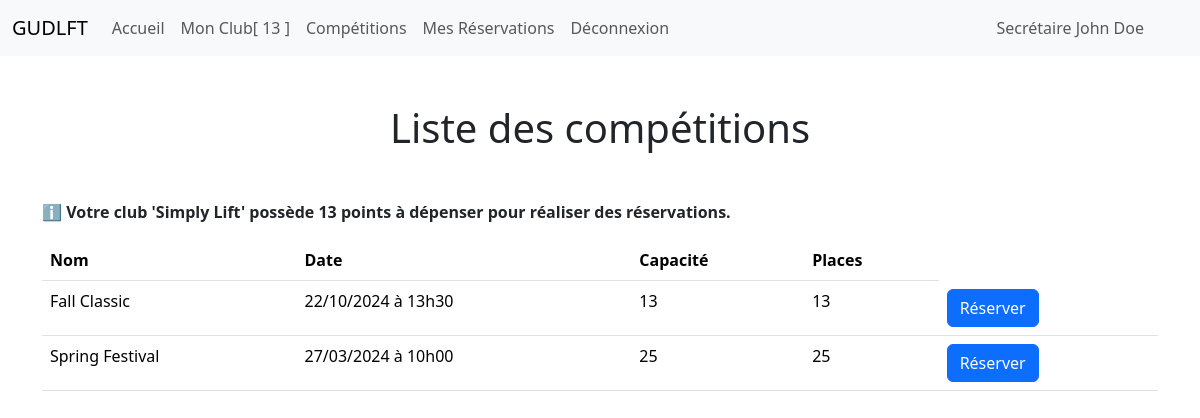
Screenshot of /competitions/ (signed in) with the database file from the repository.
### club_app/models/club.py (models this page shows, shortened)
class Club(db.Model, CrudMixin):
    id = db.Column(db.Integer, primary_key=True)
    secretary_id = db.Column(
        db.Integer, db.ForeignKey("user.id"), nullable=True, unique=True
    )
    name = db.Column(db.String(128), nullable=False, unique=True)
    points = db.Column(db.Integer, default=10, nullable=False)
    is_activated = db.Column(db.Boolean, default=True)
    created_time = db.Column(db.DateTime, default=datetime.utcnow)

### authentication_app/models/user.py (models this page shows, shortened)
class User(db.Model, CrudMixin, UserMixin):
    IMAGE_PATH = "img/profile_photo/"
    id = db.Column(db.Integer, primary_key=True)
    role = db.Column(db.Enum("admin", "secretary"), nullable=False)
    first_name = db.Column(db.String(128), nullable=False)
    last_name = db.Column(db.String(128), nullable=False)
    birthdate = db.Column(db.Date, nullable=False)
    email = db.Column(db.String(128), unique=True, nullable=False)
    password = db.Column(db.String(128), nullable=True)
    is_activated = db.Column(db.Boolean, default=True)
    image = db.Column(db.String(255), nullable=True)
    token = db.Column(db.String(100), nullable=True, unique=True)
    token_expiration_date = db.Column(db.DateTime, nullable=True)
    created_time = db.Column(db.DateTime, default=datetime.utcnow)
    @property
    def is_admin(self) -> bool:
        return self.role == "admin"

### competition_app/models/competition.py (models this page shows, shortened)
class Competition(db.Model, CrudMixin):
    id = db.Column(db.Integer, primary_key=True)
    name = db.Column(db.String(128), nullable=False, unique=True)
    start_date = db.Column(db.DateTime, nullable=False)
    capacity = db.Column(db.Integer, default=50, nullable=False)
    created_time = db.Column(db.DateTime, default=datetime.utcnow())
    @property
    def start_date_formatter(self) -> str:
        return self.start_date.strftime("%d/%m/%Y à %Hh%M")
    @property
    def has_started(self) -> bool:
        if self.start_date > datetime.utcnow():
            return False
        return True
    @property
    def remaining_spots(self) -> int:
        reserved_spots = (
            db.session.query(func.sum(Reservation.number_of_spots))
            .filter_by(competition_id=self.id)
            .scalar()
            or 0
        )
        return self.capacity - reserved_spots
    @property
    def is_full(self) -> bool:
        if self.remaining_spots > 0:
            return False
        return True

### competition_app/views/authenticated.py (the view, shortened to what this page needs)
class ListCompetitions(MethodView):
    decorators = [login_required]
    def get(self):
        competitions = Competition.query.order_by(Competition.start_date.desc()).all()
        club = Club.query.filter_by(secretary_id=current_user.id).first()
        return render_template(
            "list_competitions.html", competitions=competitions, club=club
        )

### competition_app/templates/list_competitions.html (shortened to what this page needs)
{% extends "base.html" %}
{% block content %}
    {% if current_user.is_admin %}
        <h1 class="my-5 text-center">Liste des compétitions [Admin]</h1>
        <p>
            <a class="btn btn-primary" href="{{url_for('competition_app_admin.create_competition')}}">
                Ajouter une compétition
            </a>
        </p>
    {% else %}
        <h1 class="my-5 text-center">Liste des compétitions</h1>
    {% endif %}
    {% if club %}
        <p class="fw-bold">ℹ️ Votre club '{{club.name}}' possède {{club.points}} {{"points" if club.points>0 else "point"}} à dépenser pour réaliser des réservations.</p>
    {% endif %}
    <div class="row">
        {% if current_user.is_admin %}
            <div class="d-none d-lg-block">
                <table class="table table-hover">
                    <thead>
                        <tr>
                            <th scope="col">ID</th>
                            <th scope="col">Nom</th>
                            <th scope="col" >Date</th>
                            <th scope="col">Capacité</th>
                            <th scope="col">Places</th>
                        </tr>
                    </thead>
                    <tbody>
                        {% for competition in competitions %}
                            <tr>
                                <th scope="row">{{ competition.id }}</th>
                                <td>{{ competition.name }}</td>
                                <td>{{ competition.start_date_formatter }}</td>
                                <td>{{ competition.capacity }}</td>
                                <td>{{ competition.remaining_spots }}</td>
                                <td>
                                    <a role="button" class="btn btn-danger btn-sm" href="{{ url_for('competition_app_admin.delete_competition_confirmation',id=competition.id) }}">
                                        Supprimer
                                    </a>
                                </td>
                            </tr>
                        {% endfor %}
                    </tbody>
                </table>
            </div>
            <div class="d-lg-none">
                <table class="table table-hover">
                    <thead>
                    <tr>
                        <th scope="col">Nom</th>
                        <th scope="col">Places</th>
                    </tr>
                    </thead>
                    <tbody>
                        {% for competition in competitions %}
                        <tr>
                            <td>{{ competition.name }}</td>
                            <td>{{ competition.remaining_spots }}</td>
                            <td>
                                <a title="Supprimer" role="button" class="btn" href="{{ url_for('competition_app_admin.delete_competition_confirmation',id=competition.id) }}">
                                    ❌
                                </a>
                            </td>
                        </tr>
                        {% endfor %}
                    </tbody>
                </table>
            </div>
        {% else %}
            <div class="d-none d-lg-block">
                <table class="table table-hover">
                    <thead>
                        <tr>
                            <th scope="col">Nom</th>
                            <th scope="col" >Date</th>
                            <th scope="col">Capacité</th>
                            <th scope="col">Places</th>
                        </tr>
                    </thead>
                    <tbody>
                        {% for competition in competitions %}
                            {% if not competition.has_started and not competition.is_full %}
                                <tr>
                                    <td>{{ competition.name }}</td>
                                    <td>{{ competition.start_date_formatter }}</td>
                                    <td>{{ competition.capacity }}</td>
                                    <td>{{ competition.remaining_spots }}</td>
                                    {% if club %}
                                        <td><a href="{{url_for('competition_app_authenticated.create_reservation', id=competition.id)}}" role="button" class="btn btn-primary">Réserver</a></td>
                                    {% endif %}
                                </tr>
                            {% endif %}
                        {% endfor %}
                    </tbody>
                </table>
            </div>
        {% endif %}
    </div>
{% endblock %}

### templates/partials/nav.html (shortened to what this page needs)
<nav class="navbar navbar-expand-lg bg-body-tertiary">
    <div class="container-fluid">
        <a class="navbar-brand" href="{{url_for('club_app_public.list_clubs')}}">GUDLFT</a>
      <div class="collapse navbar-collapse" id="navbarNavAltMarkup">
        <div class="navbar-nav">
          <a class="nav-link" aria-current="page" href="{{url_for('club_app_public.list_clubs')}}">
            Accueil
          </a>
          {%  if current_user.is_authenticated %}
            {% if not current_user.is_admin  %}
              {% if club %}
                <a class="nav-link" href="{{url_for('club_app_authenticated.my_club')}}">Mon Club[ {{club.points}} ]</a>
              {% else %}
                <a class="nav-link" href="{{url_for('club_app_authenticated.my_club')}}">Mon Club</a>
              {% endif %}
              <a class="nav-link" href="{{ url_for('competition_app_authenticated.list_competitions') }}">Compétitions</a>
              <a class="nav-link" href="{{ url_for('competition_app_authenticated.list_reservations')}}">Mes Réservations</a>
            {% endif %}
            <a class="nav-link" href="{{url_for('authentication_app_public.logout')}}">Déconnexion</a>
          {% else %}
            <a class="nav-link" href="{{url_for('authentication_app_public.login')}}">Connexion</a>
            <a class="nav-link" href="{{url_for('authentication_app_public.signup')}}">S'inscrire</a>
          {% endif %}
          {% if current_user.is_authenticated %}
            <a class="nav-link d-none d-xl-block d-lg-block position-absolute top-0 end-0 me-5 mt-2" href="{{ url_for('authentication_app_authenticated.my_profile') }}">
                {{ "Administrateur" if current_user.is_admin  else "Secrétaire" }} {{ current_user.first_name }} {{ current_user.last_name }}
            </a>
          {% else %}
            <a class="nav-link d-none d-xl-block d-lg-block position-absolute top-0 end-0 me-5 mt-2" href="{{ url_for('authentication_app_public.forgotten_password') }}">
              Mot de passe oublié
            </a>
          {% endif %}
        </div>
      </div>
    </div>
  </nav>

### rows the page displays
Club: points "13", name "Simply Lift", points "points"
User: role "Secrétaire", first_name "John", last_name "Doe"
Competition: name "Fall Classic", start_date_formatter "22/10/2024 à 13h30", capacity "13", remaining_spots "13"
Competition: name "Spring Festival", start_date_formatter "27/03/2024 à 10h00", capacity "25", remaining_spots "25"
